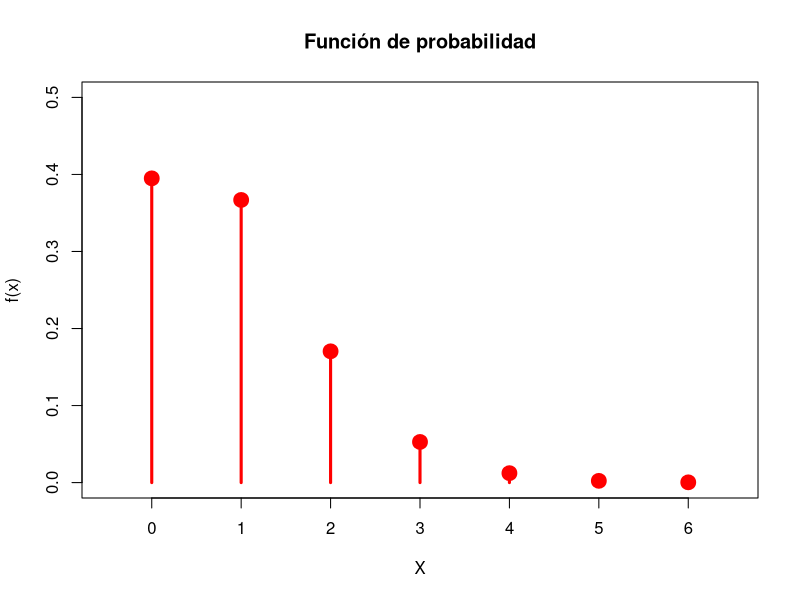
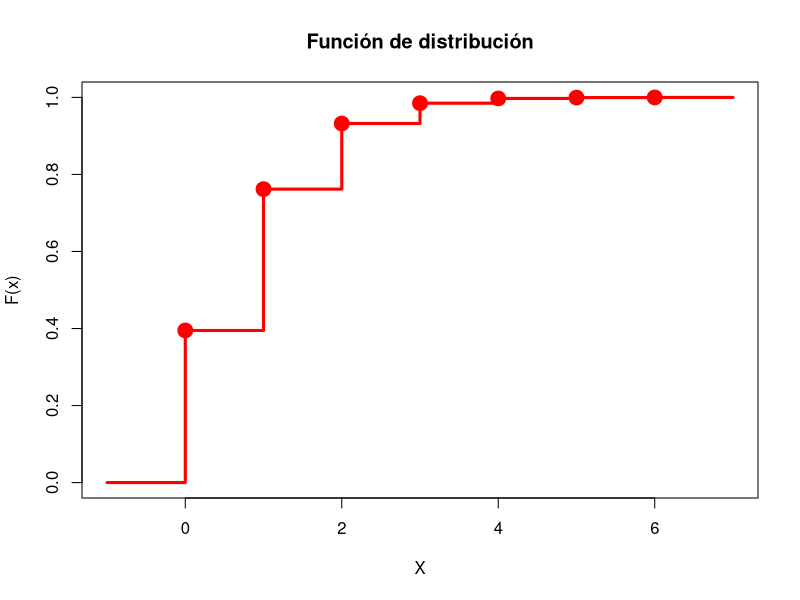
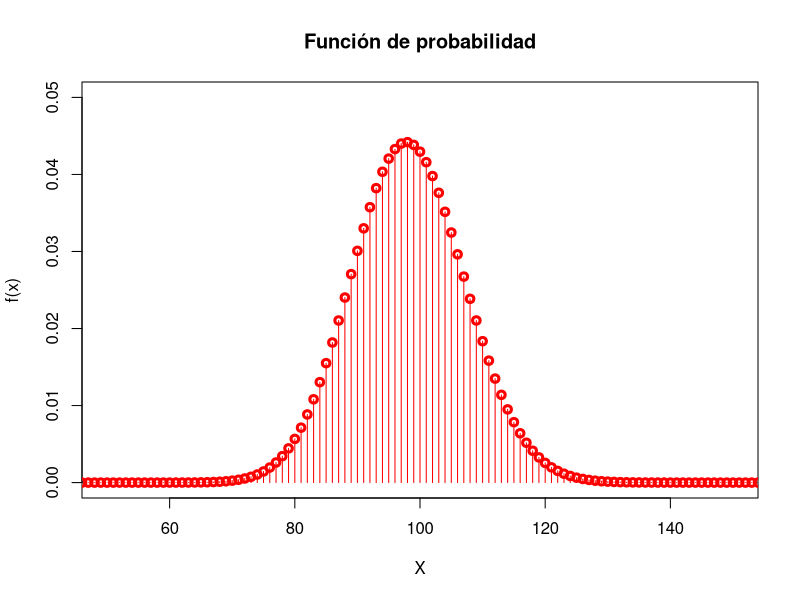
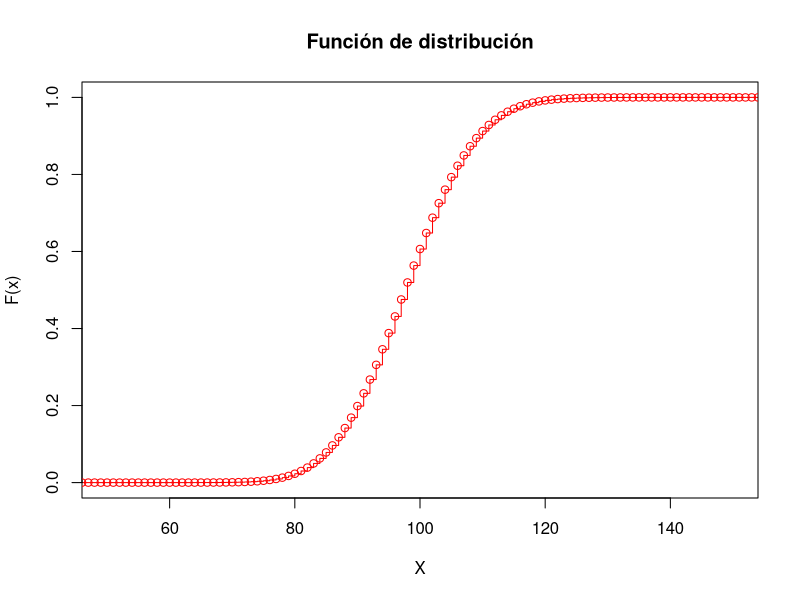
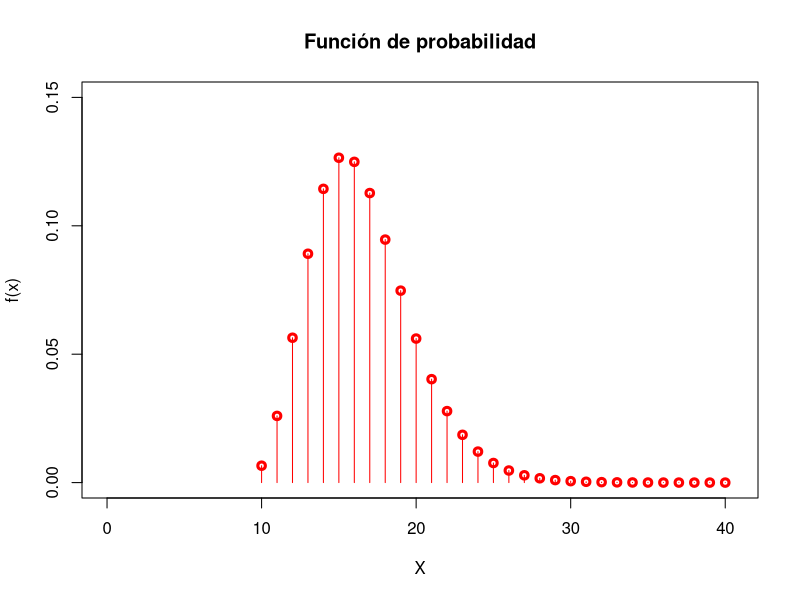
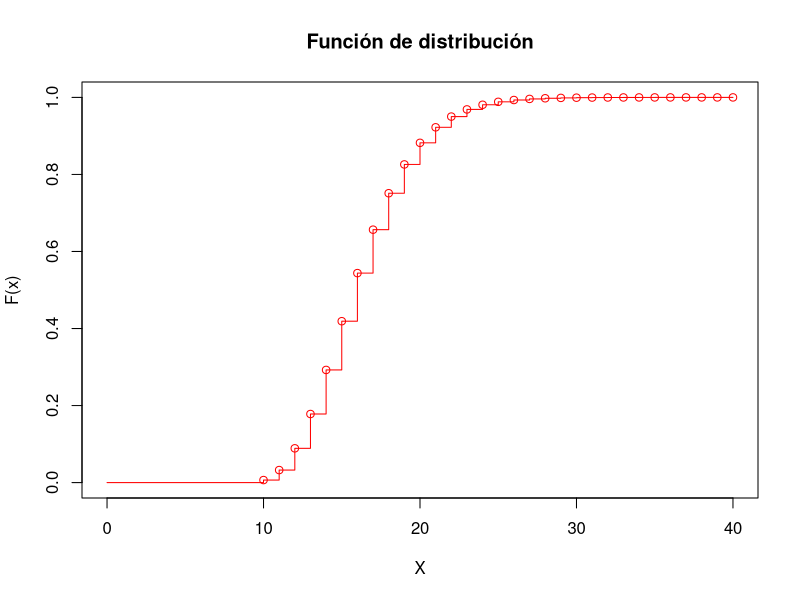
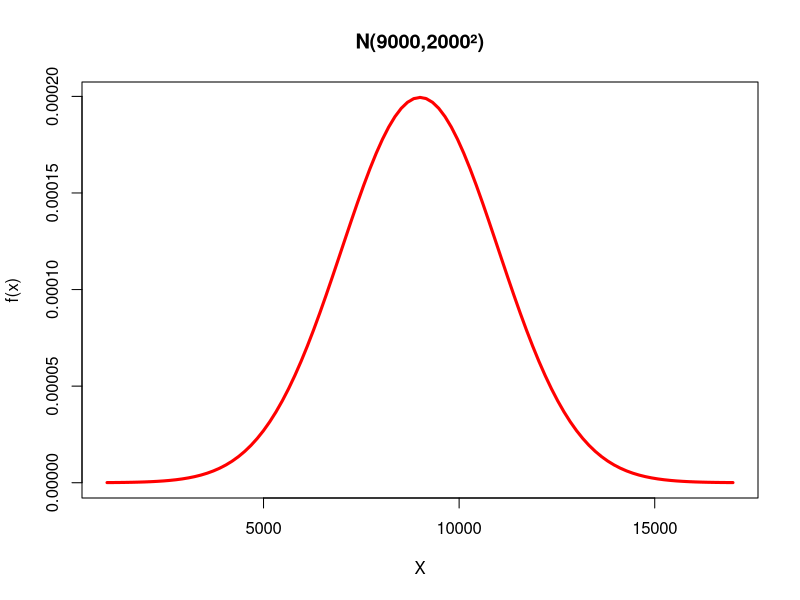
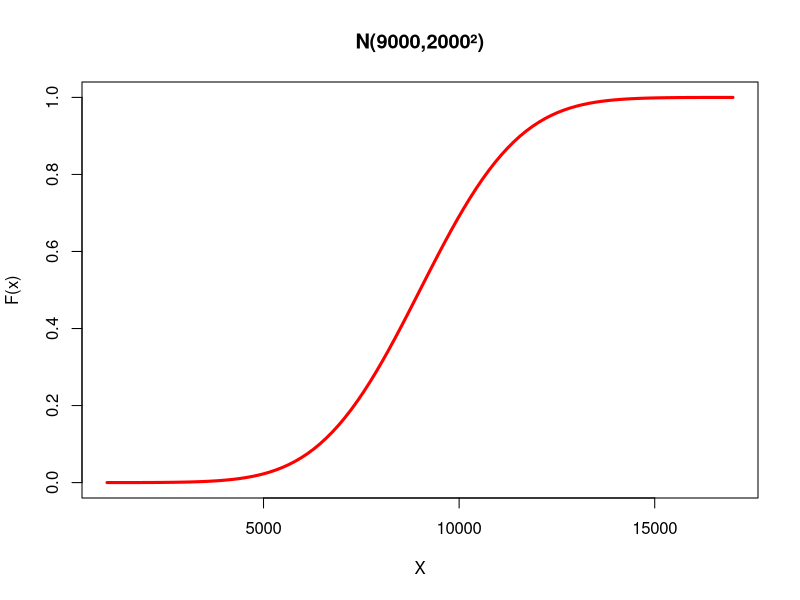

Reproduce these figures in R, in order.
# Solucion Ejercicio1

x2 <- 0:6
f2 <- dpois(x2,lambda=0.929)
plot(x2, f2, type="h", col="red", lwd=3, main="Función de probabilidad", xlab="X", ylab="f(x)",
     xlim=c(-0.5,6.5), ylim=c(0,0.5)) 
points(x2, f2, col="red", lwd=8); 


x2 <- 0:6
F2 <- ppois(x2,lambda=0.929)
plot(c(-1,x2,7), c(0,F2,1), type="s", col="red", lwd=3, main="Función de distribución", xlab="X",
     ylab="F(x)")
points(x2, F2, col="red", lwd=8)


dpois(2,lambda=0.929)

ppois(0,lambda=0.929,lower.tail = F)

1-dpois(0,lambda=0.929)


x3 <- 0:576
f3 <- dbinom(x3,size=576,prob=0.1704284)
plot(x3, f3, type="h", col="red", lwd=1, main="Función de probabilidad", xlab="X", ylab="f(x)",
     xlim=c(50,150), ylim=c(0,0.05)) 
points(x3, f3, col="red", lwd=3); 


F3 <- pbinom(x3,size=576,prob=0.1704284)
plot(c(-1,x3,578), c(0,F3,1), type="s", col="red", lwd=1, main="Función de distribución", xlab="X",
     ylab="F(x)", xlim=c(50,150))
points(x3, F3, col="red", lwd=1)


pbinom(99,size=576,prob=0.1704284)
576*0.1704284

x4 <- 10:40
f4 <- dnbinom(x4-10,size=10,prob=0.6050515) # Se ha de poner el número de fallos que ocurren antes de cumplir el objetivo de éxitos
plot(x4, f4, type="h", col="red", lwd=1, main="Función de probabilidad", xlab="X", ylab="f(x)",
     xlim=c(0,40.5), ylim=c(0,0.15)) 
points(x4, f4, col="red", lwd=3); 

F4 <- pnbinom(x4-10,size=10,prob=0.6050515)
plot(c(0,x4,40), c(0,F4,1), type="s", col="red", lwd=1, main="Función de distribución", xlab="X",
     ylab="F(x)")
points(x4, F4, col="red", lwd=1)

pnbinom(19-10,size=10,prob=0.6050515, lower.tail = F)

10/0.6050515



# Solucion Ejercicio2

mu = 9000
sigma = 2000
curve(dnorm(x, mean=mu, sd=sigma), xlim = c(mu-4*sigma, mu+4*sigma), col="red",
      lwd=3, main="N(9000,2000²)", xlab="X", ylab="f(x)")

curve(pnorm(x, mean=mu, sd=sigma), xlim = c(mu-4*sigma, mu+4*sigma), col="red",
      lwd=3, main="N(9000,2000²)", xlab="X", ylab="F(x)")

F10000 <- pnorm(10000, mean=mu, sd=sigma); F10000

curve(pnorm(x, mean=mu, sd=sigma), xlim = c(mu-4*sigma, mu+4*sigma), col="red",
      lwd=3, main="N(9000,2000²)", xlab="X", ylab="F(x)")
abline(v=10000, col="blue"); abline(h=F10000, col="blue")
text(10000, F10000,expression(P(X<=10000)), pos=2, col="blue")

FC12000 <- pnorm(12000, mean=mu, sd=sigma, lower.tail = FALSE); FC12000


curve(dnorm(x, mean=mu, sd=sigma), xlim = c(mu-4*sigma, mu+4*sigma), col="red",
      lwd=3, main="N(9000,2000²)", xlab="X", ylab="f(x)")
cord.x=c(12000,seq(12000,15000,length=100),15000) # Vector de vértices en x para elpolígono
cord.y=c(0,dnorm(seq(12000,15000,length=100),mean=mu,sd=sigma),0) # Vector de vértices en y
polygon(cord.x, cord.y, col='skyblue')


pnorm(10000, mean=mu, sd=sigma) - pnorm(7500, mean=mu, sd=sigma)


curve(dnorm(x, mean=mu, sd=sigma), xlim = c(mu-4*sigma, mu+4*sigma), col="red",
      lwd=3, main="N(9000,2000²)", xlab="X", ylab="f(x)")
cord.x=c(7500,seq(7500,10000,length=100),10000) # Vector de vértices en x para elpolígono
cord.y=c(0,dnorm(seq(7500,10000,length=100),mean=mu,sd=sigma),0) # Vector de vértices en y
polygon(cord.x, cord.y, col='skyblue')

0

qnorm(0.9, mean=mu, sd=sigma, lower.tail = FALSE)

qnorm(0.3, mean=mu, sd=sigma)

set.seed(123)
sim.X <- rnorm(10000, mean=mu, sd=sigma)

hist(sim.X, freq=FALSE);
curve(dnorm(x, mean=mu, sd=sigma), xlim = c(mu-4*sigma, mu+4*sigma), col="red",
      lwd=3, main="N(9000,2000²)", xlab="X", ylab="f(x)",add=TRUE)


mean.sim <- mean(sim.X); mean.sim

med.sim <- median(sim.X); med.sim

sd.sim <- sd(sim.X); sd.sim



# Solucion Ejercicio3


lambda = 0.01005
curve(dexp(x, rate=lambda), xlim = c(0, 4/lambda), col="red",
      lwd=3, main="Exp(0.01005)", xlab="X", ylab="f(x)")

curve(pexp(x, rate=lambda), xlim = c(0, 4/lambda), col="red",
      lwd=3, main="Exp(0.01005)", xlab="X", ylab="F(x)")

F100 <- pexp(100, rate=lambda); F100

curve(pexp(x, rate=lambda), xlim = c(0, 4/lambda), col="red",
      lwd=3, main="Exp(0.01005)", xlab="X", ylab="F(x)")
abline(v=100, col="blue"); abline(h=F100, col="blue")
text(100, F10000,expression(P(X<=100)), pos=2, col="blue")

pexp(110, rate=lambda) - pexp(80, rate=lambda)

curve(dexp(x, rate=lambda), xlim = c(0, 4/lambda), col="red", lwd=3, main="Exp(0.01005)", xlab="X", ylab="f(x)")
cord.x=c(80,seq(80,110,length=100),110) # Vector de vértices en x para elpolígono
cord.y=c(0,dexp(seq(80,110,length=100),rate=lambda),0) # Vector de vértices en y
polygon(cord.x, cord.y, col='skyblue')

qexp(0.5, rate=lambda) 


set.seed(123)
sim.X <- rexp(10000, rate=lambda)

hist(sim.X, freq=FALSE);
curve(dexp(x, rate=lambda), xlim = c(0, 4/lambda), col="red", lwd=3, main="Exp(0.01005)", xlab="X", ylab="f(x)", add=TRUE)

mean.sim <- mean(sim.X); mean.sim

med.sim <- median(sim.X); med.sim

sd.sim <- sd(sim.X); sd.sim



